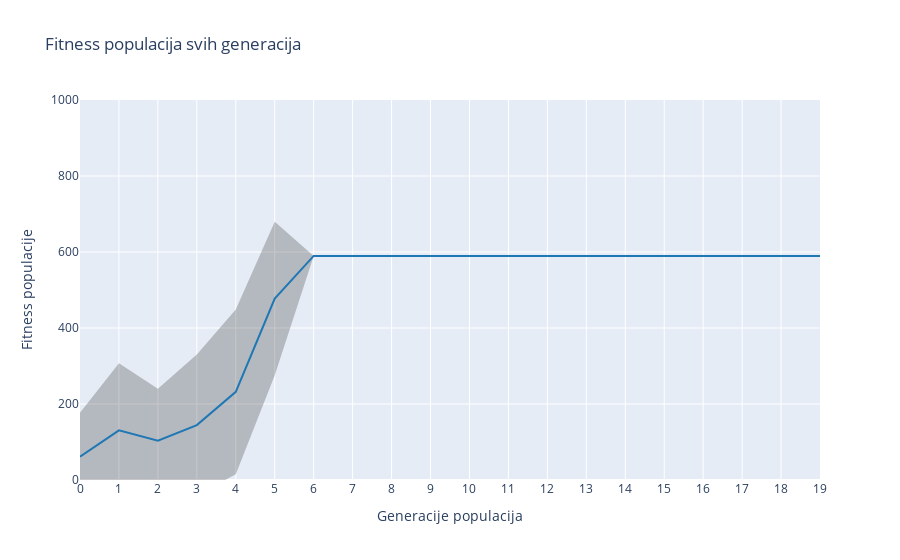

The notebook cell this image was saved under:
### Code cell
plot_generation_fitness(ulazni_podaci)

### Figure 1 — Plotly figure (JSON) as saved in the notebook; plotly's stock layout.template omitted (floating-point values rounded to 4 significant figures)
{"data": [{"line": {"width": 0}, "marker": {"color": "#444"}, "mode": "lines", "name": "Donja vrijednost", "type": "scatter", "x": [0, 1, 2, 3, 4, 5, 6, 7, 8, 9, 10, 11, 12, 13, 14, 15, 16, 17, 18, 19], "y": [-55.01, -46.01, -33.48, -41.32, 15.45, 275.6, 589.7, 589.7, 589.7, 589.7, 589.7, 589.7, 589.7, 589.7, 589.7, 589.7, 589.7, 589.7, 589.7, 589.7]}, {"fill": "tonexty", "fillcolor": "rgba(68, 68, 68, 0.3)", "line": {"color": "rgb(31, 119, 180)"}, "mode": "lines", "name": "Prosječna vrijednost karakteristične funkcije", "type": "scatter", "x": [0, 1, 2, 3, 4, 5, 6, 7, 8, 9, 10, 11, 12, 13, 14, 15, 16, 17, 18, 19], "y": [61.07, 130.8, 103.4, 144.4, 232.0, 477.5, 589.7, 589.7, 589.7, 589.7, 589.7, 589.7, 589.7, 589.7, 589.7, 589.7, 589.7, 589.7, 589.7, 589.7]}, {"fill": "tonexty", "fillcolor": "rgba(68, 68, 68, 0.3)", "line": {"width": 0}, "marker": {"color": "#444"}, "mode": "lines", "name": "Gornja vrijednost", "type": "scatter", "x": [0, 1, 2, 3, 4, 5, 6, 7, 8, 9, 10, 11, 12, 13, 14, 15, 16, 17, 18, 19], "y": [177.1, 307.6, 240.4, 330.1, 448.5, 679.4, 589.7, 589.7, 589.7, 589.7, 589.7, 589.7, 589.7, 589.7, 589.7, 589.7, 589.7, 589.7, 589.7, 589.7]}], "layout": {"showlegend": false, "title": {"text": "Fitness populacija svih generacija"}, "xaxis": {"title": {"text": "Generacije populacija"}, "type": "category"}, "yaxis": {"range": [0, 1000], "title": {"text": "Fitness populacije"}}}}
